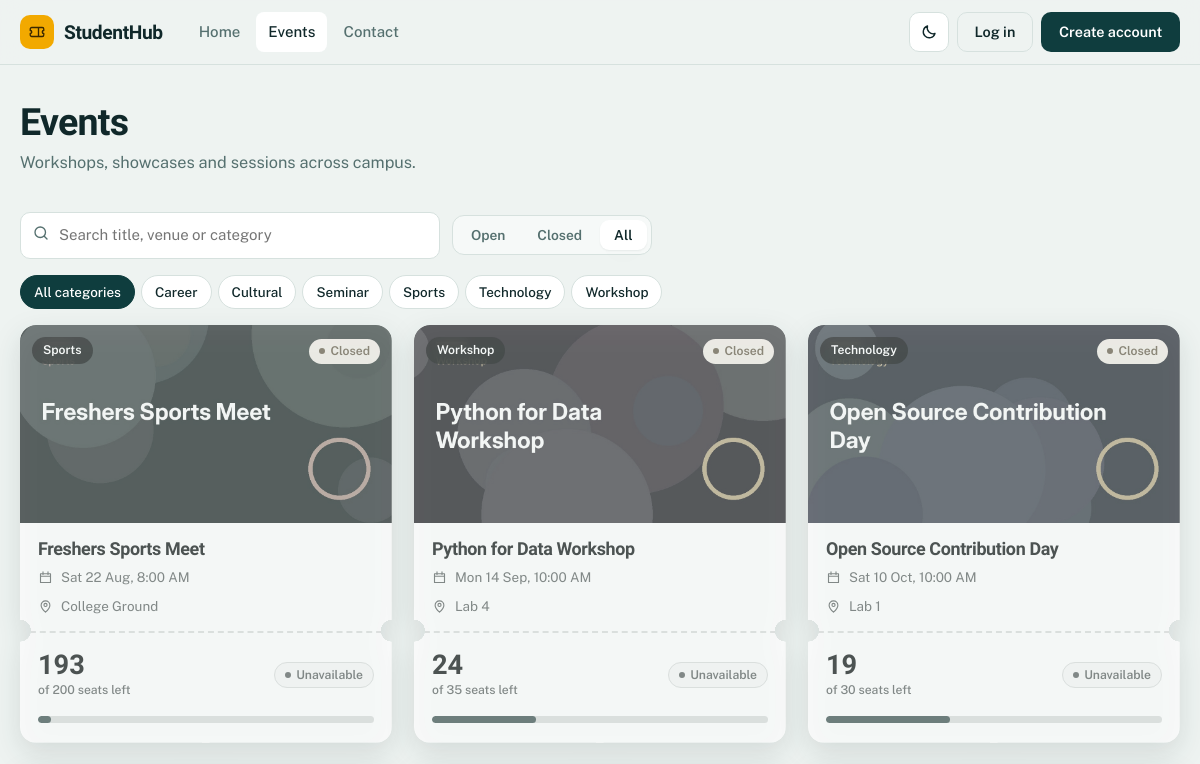
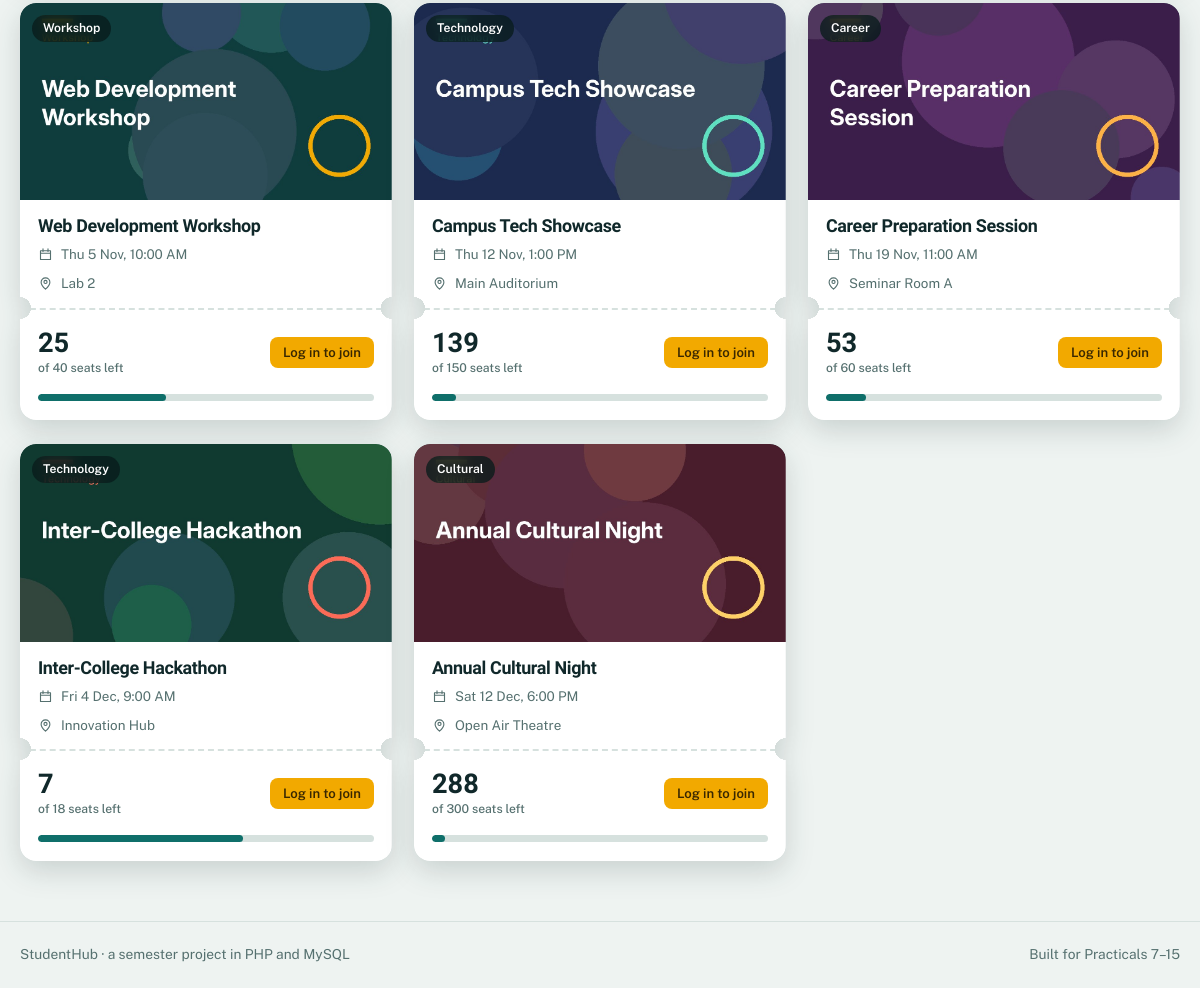
Screenshot of /events.php?state=all with the database file from the repository (2 pictures, top to bottom).
### tables this page shows
CREATE TABLE event_categories (
  category_id SMALLINT UNSIGNED NOT NULL AUTO_INCREMENT,
  name VARCHAR(80) NOT NULL,
  PRIMARY KEY (category_id),
  UNIQUE KEY uq_event_categories_name (name)
);

CREATE TABLE events (
  event_id BIGINT UNSIGNED NOT NULL AUTO_INCREMENT,
  category_id SMALLINT UNSIGNED NOT NULL,
  title VARCHAR(150) NOT NULL,
  description TEXT NOT NULL,
  location VARCHAR(150) NOT NULL,
  starts_at DATETIME NOT NULL,
  ends_at DATETIME DEFAULT NULL,
  capacity INT UNSIGNED NOT NULL DEFAULT 50,
  status ENUM('draft','published','closed','cancelled') NOT NULL DEFAULT 'published',
  poster_path VARCHAR(255) DEFAULT NULL,
  created_by BIGINT UNSIGNED DEFAULT NULL,
  created_at TIMESTAMP NOT NULL DEFAULT CURRENT_TIMESTAMP,
  updated_at TIMESTAMP NOT NULL DEFAULT CURRENT_TIMESTAMP ON UPDATE CURRENT_TIMESTAMP,
  PRIMARY KEY (event_id),
  KEY idx_events_status_starts (status, starts_at),
  KEY idx_events_category (category_id),
  CONSTRAINT fk_events_category FOREIGN KEY (category_id) REFERENCES event_categories (category_id) ON UPDATE CASCADE ON DELETE RESTRICT,
  CONSTRAINT fk_events_creator FOREIGN KEY (created_by) REFERENCES users (user_id) ON UPDATE CASCADE ON DELETE SET NULL
);

### includes/components.php (the view, shortened to what the rows shown need)
<?php
function render_ticket(array $e, ?array $user = null, ?string $myStatus = null, array $opt = []): string
{
    $past = strtotime((string) $e['starts_at']) < time();
    $cap = max(1, (int) $e['capacity']);
    $taken = (int) $e['registered_count'];
    $left = max(0, (int) $e['seats_left']);
    $pct = (int) min(100, round($taken / $cap * 100));
    $barClass = $pct >= 90 ? 'hot' : ($pct >= 65 ? 'warm' : '');
    $open = $e['status'] === 'published' && !$past;
    $poster = $e['poster_path']
        ? '<img src="' . h(url($e['poster_path'])) . '" alt="" loading="lazy" width="600" height="320">'
        : '';
    $state = '';
    if ($e['status'] === 'cancelled') $state = badge('cancelled');
    elseif ($e['status'] === 'draft') $state = badge('draft');
    elseif ($past || $e['status'] === 'closed') $state = badge('closed');
    elseif ($left === 0) $state = badge('full');
    if ($user === null) {
        $action = $open && $left > 0
            ? '<a class="btn btn-accent btn-sm" href="' . h(url('login.php')) . '">Log in to join</a>'
            : '<span class="badge badge-muted">Unavailable</span>';
    } elseif ($user['role'] === 'admin') {
        $action = '<a class="btn btn-ghost btn-sm" href="' . h(url('manage-events.php?q=' . urlencode($e['title']))) . '">Manage</a>';
    } elseif ($myStatus === 'registered' || $myStatus === 'attended') {
        $action = $open
            ? '<button class="btn btn-ghost btn-sm" type="button" data-reg="cancel" data-event="' . (int) $e['event_id'] . '">Cancel seat</button>'
            : badge($myStatus);
    } elseif (!$open) {
        $action = '<button class="btn btn-ghost btn-sm" type="button" disabled>Closed</button>';
    } elseif ($left === 0) {
        $action = '<button class="btn btn-ghost btn-sm" type="button" disabled>Sold out</button>';
    } else {
        $action = '<button class="btn btn-accent btn-sm" type="button" data-reg="register" data-event="' . (int) $e['event_id'] . '">Register</button>';
    }
    ob_start(); ?>
    <article class="ticket<?= $past || !$open ? ' is-past' : '' ?>" data-event="<?= (int) $e['event_id'] ?>" data-capacity="<?= $cap ?>">
      <div class="ticket-body">
        <div class="poster"><?= $poster ?><span class="chip-cat"><?= h($e['category']) ?></span><?php if ($state): ?><span class="state"><?= $state ?></span><?php endif; ?></div>
        <div class="ticket-info">
          <h3><?= h($e['title']) ?></h3>
          <div class="meta"><?= icon('calendar') ?><span><?= h(fmt_dt($e['starts_at'], 'D j M, g:i A')) ?></span></div>
          <div class="meta"><?= icon('pin') ?><span><?= h($e['location']) ?></span></div>
        </div>
        <div class="stub">
          <div class="seats"><span data-seats><?= $left ?></span><small>of <?= $cap ?> seats left</small></div>
          <div class="stub-action"><?= $action ?></div>
          <div class="bar <?= $barClass ?>"><i data-bar="<?= $pct ?>"></i></div>
        </div>
      </div>
    </article>
    <?php
    return (string) ob_get_clean();
}

### includes/ui.php (shortened to what the rows shown need)
<?php
function icon(string $name, string $class = 'icon'): string
{
    static $paths = [
        'home' => 'M3 11l9-8 9 8M5 10v10h14V10',
        'calendar' => 'M4 6h16v14H4zM4 10h16M8 3v4M16 3v4',
        'users' => 'M16 19v-1a4 4 0 0 0-4-4H7a4 4 0 0 0-4 4v1M9.5 11a3.5 3.5 0 1 0 0-7 3.5 3.5 0 0 0 0 7M21 19v-1a4 4 0 0 0-3-3.9M16 4.2a3.5 3.5 0 0 1 0 6.6',
        'user' => 'M12 12a4 4 0 1 0 0-8 4 4 0 0 0 0 8M4 21v-1a6 6 0 0 1 6-6h4a6 6 0 0 1 6 6v1',
        'chart' => 'M4 20V10M10 20V4M16 20v-7M22 20H2',
        'ticket' => 'M3 8a2 2 0 0 1 2-2h14a2 2 0 0 1 2 2v2a2 2 0 0 0 0 4v2a2 2 0 0 1-2 2H5a2 2 0 0 1-2-2v-2a2 2 0 0 0 0-4zM14 6v12',
        'shield' => 'M12 3l8 3v6c0 5-3.5 8-8 9-4.5-1-8-4-8-9V6z',
        'log' => 'M6 3h9l4 4v14H6zM14 3v5h5M9 13h6M9 17h6',
        'mail' => 'M3 6h18v12H3zM3 7l9 6 9-6',
        'search' => 'M11 18a7 7 0 1 0 0-14 7 7 0 0 0 0 14M20 20l-4-4',
        'plus' => 'M12 5v14M5 12h14',
        'edit' => 'M4 20h4L19 9l-4-4L4 16zM13 7l4 4',
        'trash' => 'M4 7h16M9 7V4h6v3M6 7l1 13h10l1-13',
        'download' => 'M12 4v11M7 11l5 5 5-5M4 20h16',
        'sun' => 'M12 16a4 4 0 1 0 0-8 4 4 0 0 0 0 8M12 2v2M12 20v2M2 12h2M20 12h2M5 5l1.5 1.5M17.5 17.5L19 19M5 19l1.5-1.5M17.5 6.5L19 5',
        'moon' => 'M20 14A8 8 0 0 1 10 4a8 8 0 1 0 10 10z',
        'logout' => 'M9 4H5v16h4M16 8l4 4-4 4M20 12H9',
        'menu' => 'M4 7h16M4 12h16M4 17h16',
        'x' => 'M6 6l12 12M18 6L6 18',
        'check' => 'M5 12l5 5 9-11',
        'alert' => 'M12 4l9 16H3zM12 10v4M12 17v.5',
        'info' => 'M12 21a9 9 0 1 0 0-18 9 9 0 0 0 0 18M12 11v5M12 8v.5',
        'upload' => 'M12 16V4M7 9l5-5 5 5M4 20h16',
        'eye' => 'M2 12s4-7 10-7 10 7 10 7-4 7-10 7S2 12 2 12M12 15a3 3 0 1 0 0-6 3 3 0 0 0 0 6',
        'archive' => 'M3 5h18v4H3zM5 9v10h14V9M10 13h4',
        'restore' => 'M4 12a8 8 0 1 1 3 6.2M4 19v-5h5',
        'pin' => 'M12 21s-7-6-7-11a7 7 0 0 1 14 0c0 5-7 11-7 11M12 12a2.5 2.5 0 1 0 0-5 2.5 2.5 0 0 0 0 5',
        'clock' => 'M12 21a9 9 0 1 0 0-18 9 9 0 0 0 0 18M12 7v5l3 2',
        'bolt' => 'M13 3L5 14h6l-1 7 8-11h-6z',
        'sort' => 'M8 9l4-4 4 4M8 15l4 4 4-4',
        'left' => 'M15 6l-6 6 6 6',
        'right' => 'M9 6l6 6-6 6',
        'lock' => 'M6 11h12v9H6zM8 11V8a4 4 0 0 1 8 0v3',
        'image' => 'M4 5h16v14H4zM4 16l4-4 4 4 3-3 5 5M9 10a1 1 0 1 0 0-.01',
        'sliders' => 'M4 7h10M18 7h2M4 17h2M10 17h10M14 5v4M6 15v4',
    ];
    $d = $paths[$name] ?? $paths['info'];
    return '<svg class="' . h($class) . '" viewBox="0 0 24 24" fill="none" stroke="currentColor" stroke-width="1.8" stroke-linecap="round" stroke-linejoin="round" aria-hidden="true" focusable="false"><path d="' . $d . '"/></svg>';
}
function badge(string $status): string
{
    static $map = [
        'active' => 'ok', 'published' => 'ok', 'registered' => 'ok', 'open' => 'ok', 'attended' => 'info',
        'inactive' => 'muted', 'archived' => 'muted', 'draft' => 'muted', 'cancelled' => 'bad', 'closed' => 'warn', 'full' => 'warn',
        'admin' => 'brand', 'student' => 'info',
    ];
    return '<span class="badge badge-' . ($map[$status] ?? 'muted') . '">' . h(ucfirst($status)) . '</span>';
}
function render_header(string $title, array $o = []): void
{
    $user = current_user();
    $layout = $o['layout'] ?? ($user ? 'app' : 'public');
    $menu = menu_for($user);
    $flat = [];
    foreach ($menu as $items) {
        foreach ($items as $it) {
            $flat[] = ['label' => $it[1], 'href' => url($it[2])];
        }
    }
    $remaining = $user ? max(0, (int) cfg('session_timeout') - (time() - (int) ($_SESSION['last_activity'] ?? time()))) : 0;
    $body = [
        'class' => 'layout-' . $layout . ' ' . ($o['bodyClass'] ?? ''),
        'data-base' => base_path(),
        'data-csrf' => csrf_token(),
        'data-role' => $user['role'] ?? 'guest',
        'data-timeout' => $user ? (string) $remaining : '',
        'data-menu' => json_encode($flat, JSON_UNESCAPED_SLASHES | JSON_HEX_APOS | JSON_HEX_AMP | JSON_HEX_QUOT),
    ];
    $bodyAttrs = '';
    foreach ($body as $k => $v) {
        $bodyAttrs .= ' ' . $k . '="' . h($v) . '"';
    }
    ?>
<!DOCTYPE html>
<html lang="en">
<head>
  <link rel="stylesheet" href="<?= h(asset('assets/css/app.css')) ?>">
</head>
<body<?= $bodyAttrs ?>>
<?php if ($layout === 'app' && $user): ?>
  <div class="shell">
    <div class="scrim" data-sidebar-close hidden></div>
    <aside class="sidebar" id="sidebar" aria-label="Main navigation">
      <a class="brand" href="<?= h(url(home_for($user['role']))) ?>"><span class="brand-mark"><?= icon('ticket') ?></span><span>StudentHub</span></a>
      <nav>
        <?php foreach ($menu as $section => $items): ?>
          <?php if ($section !== ''): ?><p class="nav-section"><?= h($section) ?></p><?php endif; ?>
          <ul>
            <?php foreach ($items as [$ic, $text, $href, $key]): ?>
              <li><a href="<?= h(url($href)) ?>"<?= ($o['active'] ?? '') === $key ? ' class="active" aria-current="page"' : '' ?>><?= icon($ic) ?><span><?= h($text) ?></span></a></li>
            <?php endforeach; ?>
          </ul>
        <?php endforeach; ?>
      </nav>
      <div class="sidebar-foot">
        <div class="me">
          <?= avatar($user['full_name'] ?? $user['email']) ?>
          <div><strong><?= h($user['full_name'] ?? 'Administrator') ?></strong><small><?= h($user['email']) ?></small></div>
        </div>
        <form action="<?= h(url('logout.php')) ?>" method="post"><?= csrf_field() ?><button class="btn btn-ghost btn-block" type="submit"><?= icon('logout') ?>Log out</button></form>
      </div>
    </aside>
    <div class="shell-main">
      <header class="topbar">
        <button class="icon-btn menu-btn" type="button" data-sidebar-open aria-label="Open menu" aria-controls="sidebar"><?= icon('menu') ?></button>
        <button class="palette-trigger" type="button" data-palette-open><?= icon('search') ?><span>Jump to a page or search</span><kbd>Ctrl K</kbd></button>
        <span class="session-chip" id="session-chip" title="Time until automatic sign-out" hidden><?= icon('clock') ?><span></span></span>
        <button class="icon-btn" type="button" data-theme-toggle aria-label="Toggle colour theme"><?= icon('moon', 'icon i-moon') . icon('sun', 'icon i-sun') ?></button>
      </header>
      <main id="main" class="page" tabindex="-1">
        <div class="page-head">
          <div>
            <h1><?= h($title) ?></h1>
            <?php if (!empty($o['subtitle'])): ?><p class="lede"><?= h($o['subtitle']) ?></p><?php endif; ?>
          </div>
          <?php if (!empty($o['actions'])): ?><div class="page-actions"><?= $o['actions'] ?></div><?php endif; ?>
        </div>
<?php else: ?>
      <a class="brand" href="<?= h(url('index.php')) ?>"><span class="brand-mark"><?= icon('ticket') ?></span><span>StudentHub</span></a>
  <main id="main" class="public-main" tabindex="-1">
    <?php if (empty($o['bare'])): ?><div class="wrap page-head"><div><h1><?= h($title) ?></h1></div></div><?php endif; ?>
<?php endif; ?>
<?php
}
function render_footer(): void
{
    $layout = $GLOBALS['__layout'] ?? 'public';
    if ($layout === 'app') {
        echo "      </main>\n    </div>\n  </div>\n";
    } elseif ($layout === 'auth') {
        echo "    </main>\n  </div>\n";
    } else {
        echo "  </main>\n  <footer class=\"pubfoot\"><div class=\"wrap\"><span>StudentHub · a semester project in PHP and MySQL</span><span>Built for Practicals 7–15</span></div></footer>\n";
    }
    ?>
</body>
</html>
<?php
}
    ?>

### events.php (shortened to what the rows shown need)
<?php
require __DIR__ . '/includes/bootstrap.php';
$user = current_user();
$q = clean($_GET['q'] ?? '', 80);
$cat = (int) ($_GET['category'] ?? 0);
$state = in_array($_GET['state'] ?? '', ['open', 'closed', 'all'], true) ? $_GET['state'] : 'open';
[$where, $params] = event_filter(['q' => $q, 'category' => $cat, 'state' => $state], false);
$where .= " AND status <> 'cancelled'";
$rows = q_all(EVENT_SELECT . " WHERE $where ORDER BY " . ($state === 'closed' ? 'starts_at DESC' : 'starts_at ASC'), $params);
$cats = q_all('SELECT category_id, name FROM event_categories ORDER BY name');
$mine = [];
$qs = static fn(array $over) => '?' . http_build_query(array_filter(array_merge(['q' => $q, 'category' => $cat ?: null, 'state' => $state], $over), static fn($v) => $v !== null && $v !== ''));
render_header('Events', ['active' => 'events', 'subtitle' => 'Workshops, showcases and sessions across campus.', 'scripts' => ['events.js']]);
?>
<?php if ($user): ?><div class="stack"><?php else: ?><div class="wrap stack"><?php endif; ?>
  <div class="chips" aria-label="Categories">
    <a class="chip<?= $cat === 0 ? ' on' : '' ?>" href="<?= h($qs(['category' => null])) ?>">All categories</a>
    <?php foreach ($cats as $c): ?><a class="chip<?= $cat === (int) $c['category_id'] ? ' on' : '' ?>" href="<?= h($qs(['category' => $c['category_id']])) ?>"><?= h($c['name']) ?></a><?php endforeach; ?>
  </div>
  <?php if (!$rows): ?>
    <div class="card empty"><?= icon('ticket') ?><h3>No events match</h3><p>Try another category or switch to “All” to include past events.</p><a class="btn btn-ghost btn-sm" href="<?= h(url('events.php?state=all')) ?>">Show all events</a></div>
  <?php else: ?>
    <div class="tickets">
      <?php foreach ($rows as $e): ?><?= render_ticket($e, $user, $mine[(int) $e['event_id']] ?? null) ?><?php endforeach; ?>
    </div>
  <?php endif; ?>
</div>
<?php render_footer();

### rows the page displays
event_categories: name "Career"
event_categories: name "Cultural"
event_categories: name "Seminar"
event_categories: name "Sports"
event_categories: name "Technology"
event_categories: name "Workshop"
events: poster_path (picture), category "Sports", title "Freshers Sports Meet", starts_at "Sat 22 Aug, 8:00 AM", location "College Ground", left "193", capacity "200", status "Unavailable"
events: poster_path (picture), category "Workshop", title "Python for Data Workshop", starts_at "Mon 14 Sep, 10:00 AM", location "Lab 4", left "24", capacity "35", status "Unavailable"
events: poster_path (picture), category "Technology", title "Open Source Contribution Day", starts_at "Sat 10 Oct, 10:00 AM", location "Lab 1", left "19", capacity "30", status "Unavailable"
events: poster_path (picture), category "Workshop", title "Web Development Workshop", starts_at "Thu 5 Nov, 10:00 AM", location "Lab 2", left "25", capacity "40"
events: poster_path (picture), category "Technology", title "Campus Tech Showcase", starts_at "Thu 12 Nov, 1:00 PM", location "Main Auditorium", left "139", capacity "150"
events: poster_path (picture), category "Career", title "Career Preparation Session", starts_at "Thu 19 Nov, 11:00 AM", location "Seminar Room A", left "53", capacity "60"
events: poster_path (picture), category "Technology", title "Inter-College Hackathon", starts_at "Fri 4 Dec, 9:00 AM", location "Innovation Hub", left "7", capacity "18"
events: poster_path (picture), category "Cultural", title "Annual Cultural Night", starts_at "Sat 12 Dec, 6:00 PM", location "Open Air Theatre", left "288", capacity "300"

### other values shown
$text "Home"
$text "Events"
$text "Contact"
$title "Events"
$o['subtitle'] "Workshops, showcases and sessions across campus."
$label "Open"
$label "Closed"
$label "All"
